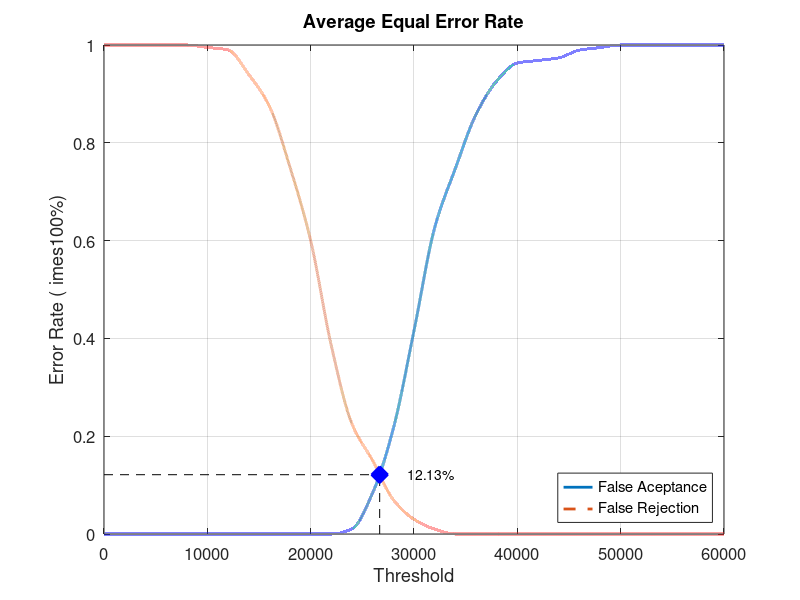
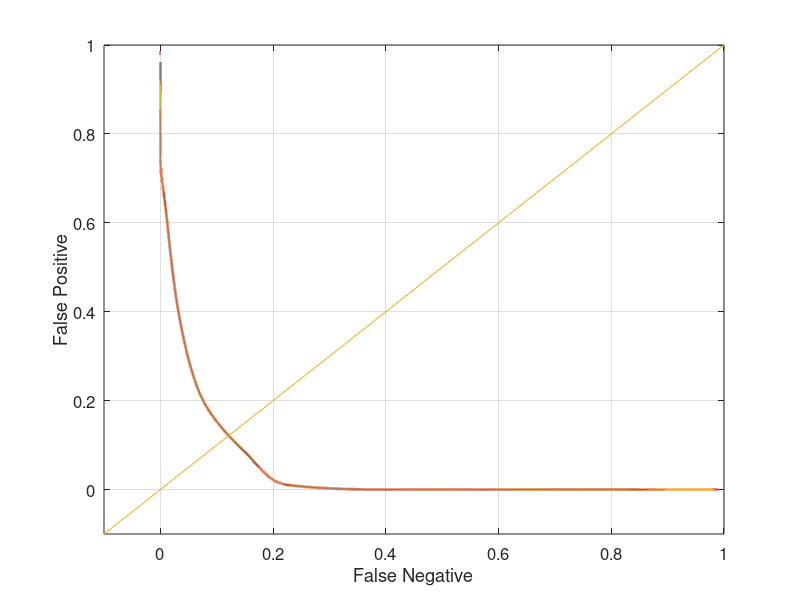

MATLAB code to generate these figures, in order:
close all;
clear;
clc;
x = 0:2000:60000;
xq = 0:0.5:60000;

y0 = [0 0 0 0 0 0 0 0 0 0 0 0 0.0105263 0.0842105 0.215789 0.415789 0.626316 0.747368 0.857895 0.926316 0.963158 0.968421 0.973684 0.989474 0.994737 1 1 1 1 1 1]
yy0 = interp1(x, y0, xq, 'pchip');
y1 = [1 1 1 1 1 0.995 0.99 0.94 0.875 0.75 0.6 0.385 0.225 0.15 0.07 0.03 0.01 0 0 0 0 0 0 0 0 0 0 0 0 0 0]
yy1 = interp1(x, y1, xq, 'pchip');

% Calculating EER: 
y2 = abs(y0 - y1);
find(y2 == min(y2))
yy2 = abs(yy0 - yy1);
xEER = find(yy2 == min(yy2));
xEERIndex = xq(xEER) % X-axis EER
yEER = yy0(xEER) % Y-axis EER

main = figure
plot(xq, yy0,'-','LineWidth', 2);	hold on
plot(xq, yy1,'--','LineWidth', 2);	hold on
plot([xEERIndex xEERIndex], [0 yEER], 'k--');	hold on
plot([0 xEERIndex], [yEER yEER], 'k--');	hold on
plot(xEERIndex, yEER, 'bx', 'LineWidth', 10);	hold on
text(xEERIndex + 10 * xEERIndex / 100, yEER, [num2str(round((10000 * yEER)) / 100) '%'])
legend('False Aceptance', 'False Rejection', 'Location', 'SouthEast')
xlabel('Threshold')
ylabel('Error Rate (	imes100%)')
title('Average Equal Error Rate')
set(gca, 'FontSize', 12)
axis([0 60000 0 1])
grid on

print(main, 'Database1_2Main', '-dpng');
FNRxFPR = figure('Color', [1 1 1]);
plot(yy1, yy0, '-', yy1, yy0, 'LineWidth', 2);
hold on
y = -0.1:0.1:1
plot(y, y); 
set(gca, 'FontSize', 12)
xlabel('False Negative')
ylabel('False Positive')
axis([-0.1 1 -0.1 1])
set(gca, 'FontSize', 12)
grid on

print(FNRxFPR, 'Database1_2FNRxFPR','-dpng');
